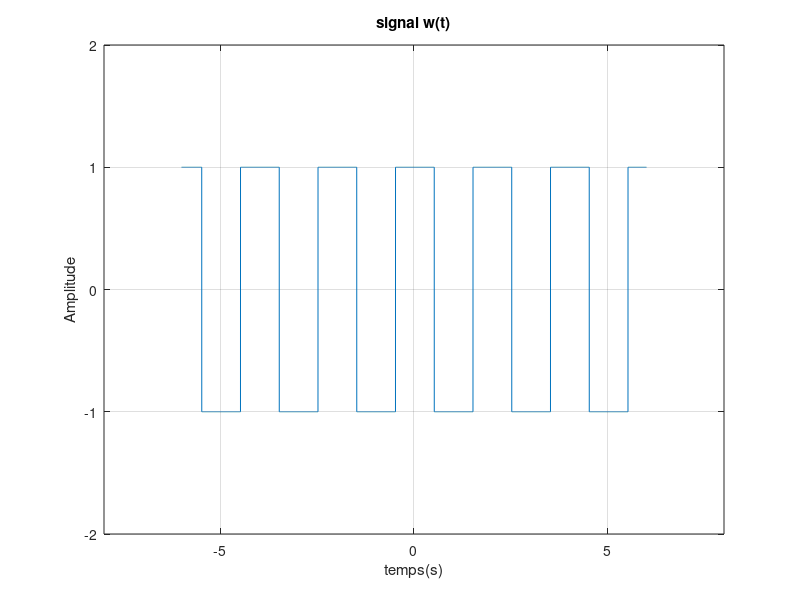

Write MATLAB code to recreate this figure.
%Signal rectangulaire périodique :
clc
clear all

% w(t) = x(t)-(x(t-1))^2


t=-6:0.001:6;
 
x1 = pi*t+1.5;  % il montre  v = t-1
x2= square(x1); % Ce pour faire x2 = (t-1)^2 

x3 = -square(x2); % Ce represente x(t)=rect(t-1)^2 
x3(x3<0)=-1;
x3(x3>0)=1;

w = x2 - x3;
w(w<0)=-1;
w(w>0)=1;
% plot w(t) = x(t)-(x(t-1)^2)
plot(t,w);
axis([-8,8 -2,2]);
grid on 
xlabel('temps(s)');
ylabel('Amplitude');
title('signal w(t)');
